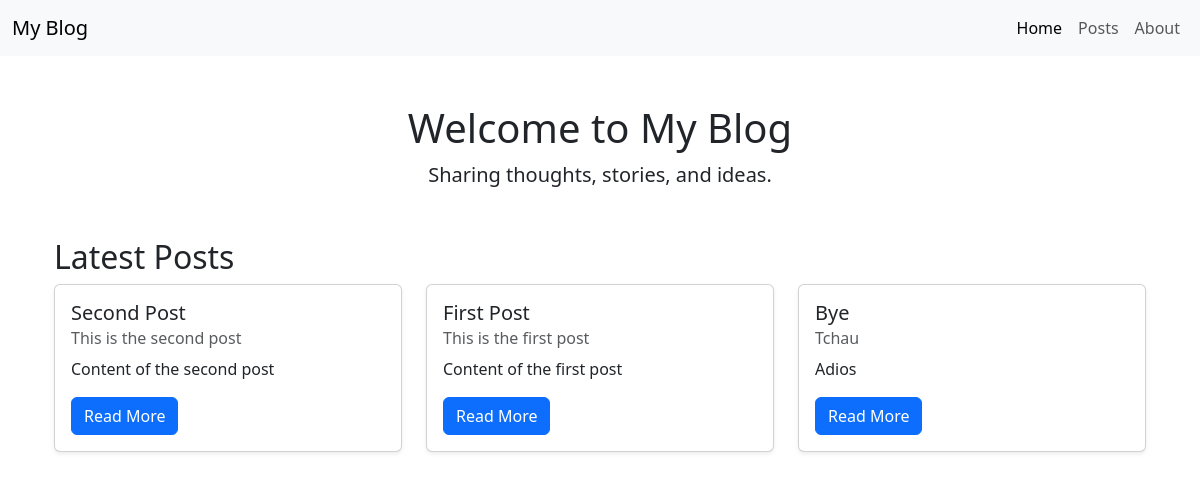
The page / on the database its author committed.
### posts/models.py (models this page shows, shortened)
class Post(models.Model):
    title = models.CharField(max_length=128)
    subtitle = models.CharField(max_length=256)
    body = models.TextField()
    created_on = models.DateTimeField(auto_now_add=True)

### pages/views.py (the view)
# urls.py: path("", HomePageView.as_view(), name="home"),  # Home page
class HomePageView(TemplateView):
    template_name = 'pages/home.html'
    def get_context_data(self, **kwargs):
        context = super().get_context_data(**kwargs)
        context['latest_posts'] = Post.objects.order_by('-created_on')[:3]
        return context

### templates/pages/home.html
{% extends 'base.html' %}
{% block content %}
<div class="container mt-5">
    <div class="jumbotron text-center">
        <h1>Welcome to My Blog</h1>
        <p class="lead">Sharing thoughts, stories, and ideas.</p>
    </div>
    <div class="latest-posts mt-5">
        <h2>Latest Posts</h2>
        <div class="row">
            {% for post in latest_posts %}
            <div class="col-md-4">
                <div class="card mb-4 shadow-sm">
                    <div class="card-body">
                        <h5 class="card-title">{{ post.title }}</h5>
                        <h6 class="card-subtitle mb-2 text-muted">{{ post.subtitle }}</h6>
                        <p class="card-text">{{ post.body|truncatewords:20 }}</p>
                        <a href="{% url 'post_detail' post.id %}" class="btn btn-primary">Read More</a>
                    </div>
                </div>
            </div>
            {% empty %}
            <p>No recent posts available.</p>
            {% endfor %}
        </div>
    </div>
</div>
{% endblock %}

### rows shown on the page
Post: title "Second Post", subtitle "This is the second post", body "Content of the second post"
Post: title "First Post", subtitle "This is the first post", body "Content of the first post"
Post: title "Bye", subtitle "Tchau", body "Adios"
